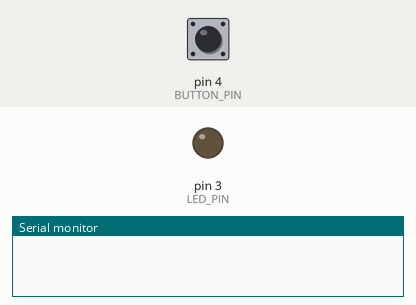
Simulated run of this sketch. Board: Arduino Uno, built with avr-gcc and run on an emulated ATmega328P. Shown: output pins drawn as LEDs (lit = HIGH), the last lines printed to the serial monitor. The inputs (shaded band) are chosen by the test bench; at power-on: pin 4 (BUTTON_PIN) LOW.

Above: at 1.2 s.
1.3 s: pin 4 (BUTTON_PIN) pulled HIGH for 0.15 s
At 1.6 s:
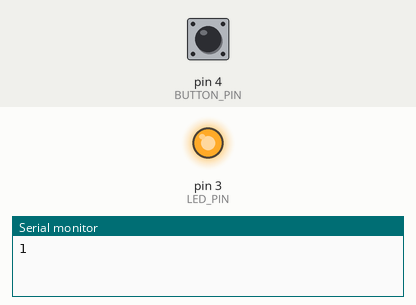
2.9 s: pin 4 (BUTTON_PIN) pulled HIGH for 1 s
At 4.1 s:
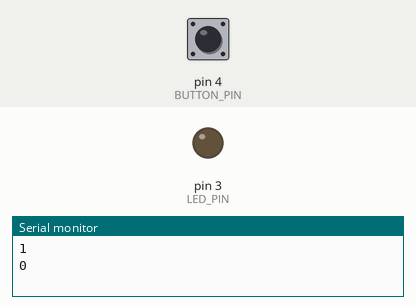
5.4 s: pin 4 (BUTTON_PIN) pulled HIGH for 3.2 s
At 6.1 s:
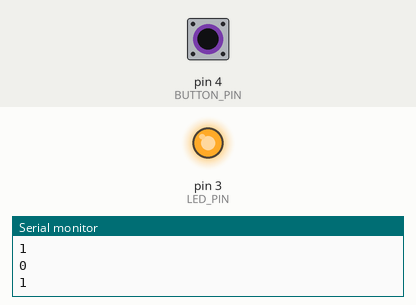
Timing chart, 0 to 8.4 s (numbered marks = the images above; inputs shaded):
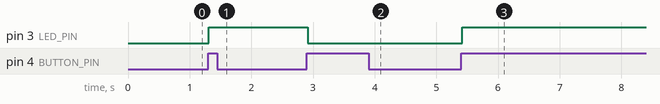

The sketch:

simpleSwitch.ino
```cpp
#define LED_PIN     3
#define BUTTON_PIN  4

int currentState;
int debounceState;
int ledState = 0;
int switchState = 0;

void setup() {

  Serial.begin(9600);

  pinMode(LED_PIN, OUTPUT);
  pinMode(BUTTON_PIN, INPUT);
}

void loop() {
  currentState = digitalRead(BUTTON_PIN);
  delay(10);
  debounceState = digitalRead(BUTTON_PIN);

  if ( currentState == debounceState) {

    if ( currentState != switchState ) {

      if (currentState == LOW) {
        // Button just released
      } else {
        if (ledState == 0) {
          digitalWrite(LED_PIN, HIGH);
          ledState = 1;
          Serial.println(1);
        } else {
          digitalWrite(LED_PIN, LOW);
          ledState = 0;
          Serial.println(0);
        }
      }
      switchState = currentState;
    }
  }
}
```

Measured:
- after the input at 1.3 s, pin 3 (LED_PIN): LOW → HIGH at once
- after the input at 2.9 s, pin 3 (LED_PIN): HIGH → LOW at once
- after the input at 5.4 s, pin 3 (LED_PIN): LOW → HIGH at once
